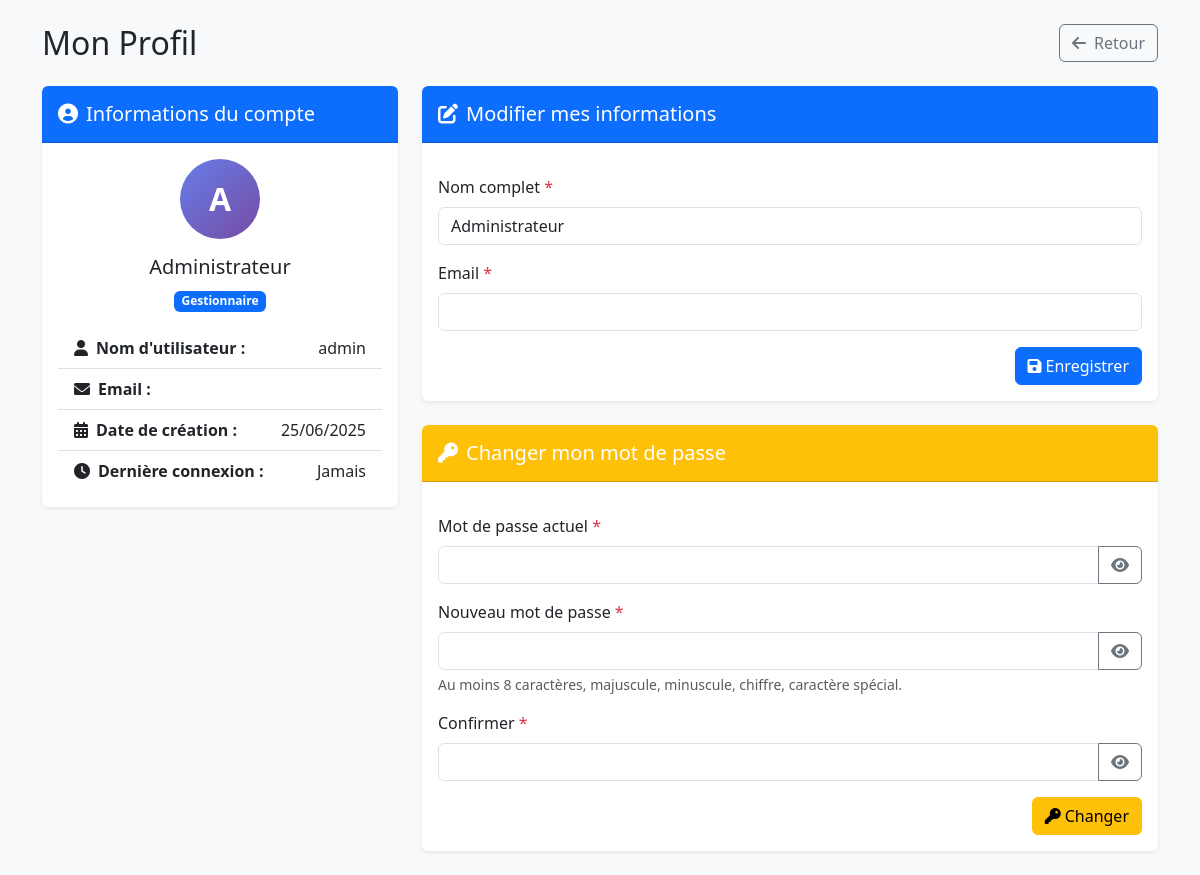
The page /Bikorwa/src/views/parametres/profil.php (signed in) on the database its author committed.
### tables this page shows
CREATE TABLE IF NOT EXISTS users (
    id INT AUTO_INCREMENT PRIMARY KEY,
    username VARCHAR(50) NOT NULL UNIQUE,
    password VARCHAR(255) NOT NULL,
    nom VARCHAR(100) NOT NULL,
    role ENUM('receptionniste', 'gestionnaire') NOT NULL,
    email VARCHAR(100),
    telephone VARCHAR(20),
    date_creation DATETIME NOT NULL DEFAULT CURRENT_TIMESTAMP,
    derniere_connexion DATETIME,
    actif BOOLEAN NOT NULL DEFAULT TRUE
);

### Bikorwa/src/views/parametres/profil.php (the view, shortened to what this page needs)
<?php
$pdo  = (new Database())->getConnection();
$stmt = $pdo->prepare('SELECT * FROM users WHERE id = ?');
$stmt->execute([$_SESSION['user_id']]);
$user = $stmt->fetch(PDO::FETCH_ASSOC);
$page_title = 'Mon Profil';
?>
<!DOCTYPE html>
<html lang="fr">
<head>
  <link href="https://cdn.jsdelivr.net/npm/bootstrap@5.3.0/dist/css/bootstrap.min.css" rel="stylesheet">
  <link href="https://cdnjs.cloudflare.com/ajax/libs/font-awesome/6.0.0/css/all.min.css" rel="stylesheet">
</head>
<body class="bg-light">
<div class="container py-4">
  <div class="d-flex justify-content-between align-items-center mb-4">
    <h2 class="mb-0"><?= htmlspecialchars($page_title) ?></h2>
    <a href="../dashboard/index.php" class="btn btn-outline-secondary">
      <i class="fas fa-arrow-left me-2"></i>Retour
    </a>
  </div>
  <div class="row g-4">
    <div class="col-lg-4">
      <div class="card shadow-sm border-0 overflow-hidden">
        <div class="card-header bg-primary text-white py-3">
          <h5 class="mb-0"><i class="fas fa-user-circle me-2"></i>Informations du compte</h5>
        </div>
        <div class="card-body text-center">
          <div class="avatar-circle mx-auto mb-3">
            <?= strtoupper(substr($user['nom'],0,1)) ?>
          </div>
          <h5 class="card-title"><?= htmlspecialchars($user['nom']) ?></h5>
          <p>
            <?php if ($user['role']==='gestionnaire'): ?>
              <span class="badge bg-primary">Gestionnaire</span>
            <?php elseif ($user['role']==='receptionniste'): ?>
              <span class="badge bg-info">Réceptionniste</span>
            <?php else: ?>
              <span class="badge bg-secondary">Utilisateur</span>
            <?php endif; ?>
          </p>
          <ul class="list-group list-group-flush text-start">
            <li class="list-group-item"><strong><i class="fas fa-user me-2"></i>Nom d'utilisateur :</strong>
              <span class="float-end"><?= htmlspecialchars($user['username']) ?></span></li>
            <li class="list-group-item"><strong><i class="fas fa-envelope me-2"></i>Email :</strong>
              <span class="float-end"><?= htmlspecialchars($user['email']) ?></span></li>
            <li class="list-group-item"><strong><i class="fas fa-calendar-alt me-2"></i>Date de création :</strong>
              <span class="float-end"><?= date('d/m/Y',strtotime($user['date_creation'])) ?></span></li>
            <li class="list-group-item"><strong><i class="fas fa-clock me-2"></i>Dernière connexion :</strong>
              <span class="float-end">
                <?= $user['derniere_connexion'] ? date('d/m/Y H:i',strtotime($user['derniere_connexion'])) : 'Jamais' ?>
              </span></li>
          </ul>
        </div>
      </div>
    </div>
    <div class="col-lg-8">
      <div class="card shadow-sm border-0 overflow-hidden mb-4">
        <div class="card-header bg-primary text-white py-3">
          <h5 class="mb-0"><i class="fas fa-edit me-2"></i>Modifier mes informations</h5>
        </div>
        <div class="card-body">
          <form id="profileForm" novalidate>
            <div class="mb-3">
              <label class="form-label" for="nom">Nom complet <span class="text-danger">*</span></label>
              <input id="nom" name="nom" class="form-control" required maxlength="100"
                     value="<?= htmlspecialchars($user['nom']) ?>">
            </div>
            <div class="mb-3">
              <label class="form-label" for="email">Email <span class="text-danger">*</span></label>
              <input id="email" name="email" type="email" class="form-control" required maxlength="255"
                     value="<?= htmlspecialchars($user['email']) ?>">
            </div>
            <div class="d-grid gap-2 d-md-flex justify-content-md-end">
              <button class="btn btn-primary" type="submit"><i class="fas fa-save me-1"></i>Enregistrer</button>
            </div>
          </form>
        </div>
      </div>
      <div class="card shadow-sm border-0 overflow-hidden">
        <div class="card-header bg-warning text-white py-3">
          <h5 class="mb-0"><i class="fas fa-key me-2"></i>Changer mon mot de passe</h5>
        </div>
        <div class="card-body">
          <form id="passwordForm" novalidate>
            <div class="mb-3">
              <label class="form-label" for="current_password">Mot de passe actuel <span class="text-danger">*</span></label>
              <div class="input-group">
                <input id="current_password" name="current_password" type="password" class="form-control" required>
                <button class="btn btn-outline-secondary" type="button" id="toggleCurrent"><i class="fas fa-eye"></i></button>
              </div>
            </div>
            <div class="mb-3">
              <label class="form-label" for="new_password">Nouveau mot de passe <span class="text-danger">*</span></label>
              <div class="input-group">
                <input id="new_password" name="new_password" type="password" class="form-control"
                       required minlength="8" maxlength="255">
                <button class="btn btn-outline-secondary" type="button" id="toggleNew"><i class="fas fa-eye"></i></button>
              </div>
              <div class="form-text">Au moins 8 caractères, majuscule, minuscule, chiffre, caractère spécial.</div>
            </div>
            <div class="mb-3">
              <label class="form-label" for="confirm_password">Confirmer <span class="text-danger">*</span></label>
              <div class="input-group">
                <input id="confirm_password" name="confirm_password" type="password" class="form-control"
                       required minlength="8" maxlength="255">
                <button class="btn btn-outline-secondary" type="button" id="toggleConfirm"><i class="fas fa-eye"></i></button>
              </div>
            </div>
            <div class="d-grid gap-2 d-md-flex justify-content-md-end">
              <button class="btn btn-warning" type="submit"><i class="fas fa-key me-1"></i>Changer</button>
            </div>
          </form>
        </div>
      </div>
    </div>
  </div>
</div>
</body>
</html>

### Bikorwa/src/views/parametres/profil.php (style rules this page uses)
.avatar-circle { width:80px;height:80px;border-radius:50%; background:linear-gradient(135deg,#667eea 0%,#764ba2 100%); display:flex;align-items:center;justify-content:center; color:#fff;font-size:32px;font-weight:bold }
.card { transition:.2s transform }

### rows shown on the page
users: nom "A", nom "Administrateur", username "admin", date_creation "25/06/2025"

### other values the page prints
$page_title "Mon Profil"
